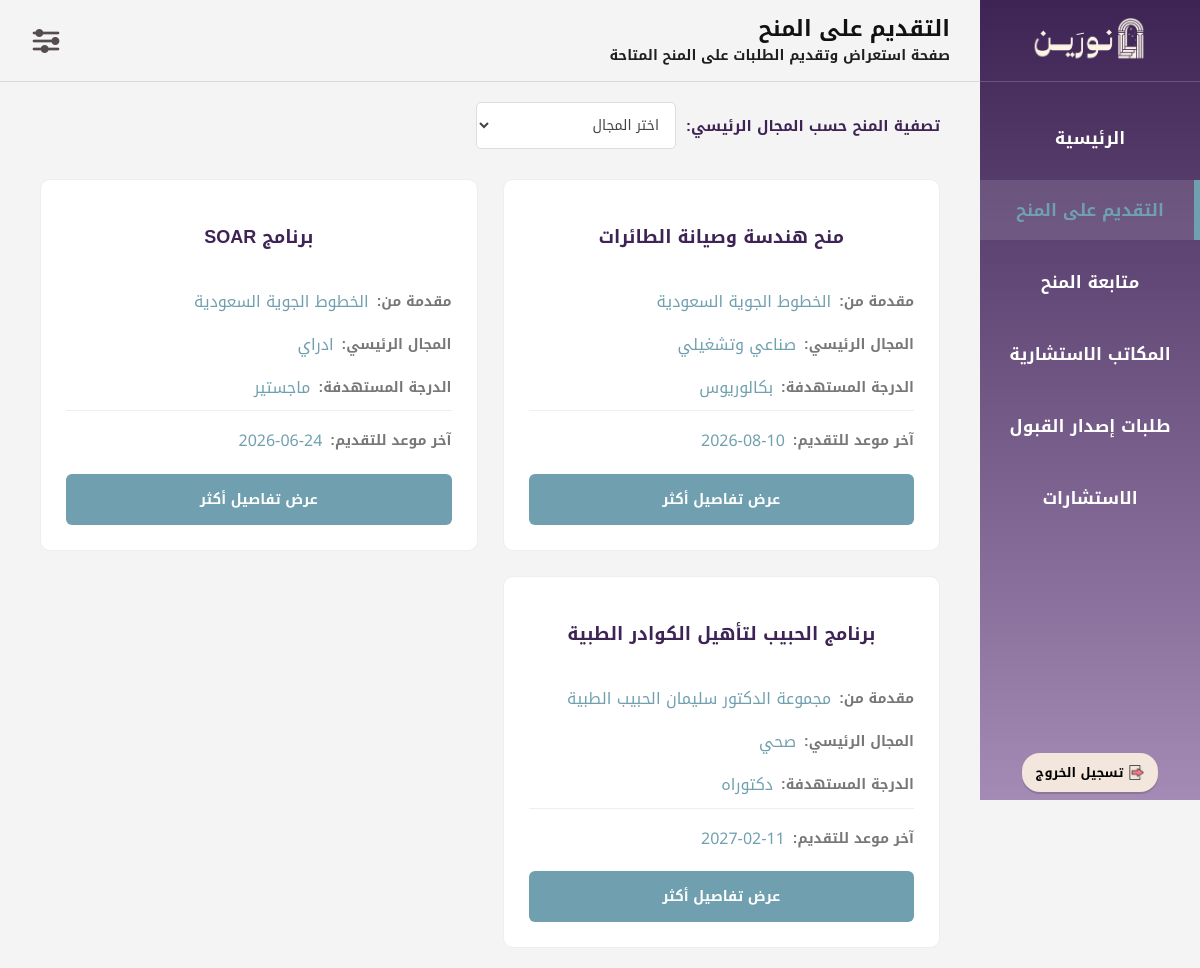
The app's page /Ben04_BrowseScholarships.php with its own data.
### tables this page shows
CREATE TABLE `scholarship_opps` (
  `scholarship_id` int(11) NOT NULL,
  `sch_field` enum('تقني وحوسبي','علوم طبيعية','صناعي وتشغيلي','ادراي','قانوني','اجتماعي وانساني','تصميمي','اقتصادي','إعلامي','بيئي','لوجيستي','صحي') NOT NULL,
  `inv_id` int(11) NOT NULL,
  `sch_name` varchar(100) NOT NULL,
  `requirements` text NOT NULL,
  `study_level` enum('بكالوريوس','ماجستير','دكتوراه') NOT NULL,
  `Specializations` text NOT NULL,
  `app_deadline` datetime NOT NULL
);

CREATE TABLE `investor` (
  `inv_id` int(11) NOT NULL,
  `ccr_number` varchar(255) NOT NULL,
  `email` varchar(255) NOT NULL,
  `inv_number` varchar(11) NOT NULL,
  `inv_name` varchar(255) NOT NULL,
  `password` varchar(255) NOT NULL,
  `approval_status` enum('بانتظار المراجعة','معتمد','مرفوض') NOT NULL DEFAULT 'بانتظار المراجعة',
  `account_status` enum('نشط','محظور') NOT NULL DEFAULT 'نشط'
);

### Ben04_BrowseScholarships.php (the view, shortened to what this page needs)
<?php
$conn = new mysqli("localhost", "root", "", "noreen");
$conn->set_charset("utf8mb4");
?>
<!DOCTYPE html>
<html lang="ar" dir="rtl">
<head>
<link rel="stylesheet" href="CSS01Layout.css?v=4">
</head>
<body>
<div class="layout">
    <aside class="sidebar">
        <div class="sidebar-top">
            <div class="sidebar-logo">
                <img src="شعار نورين.png" alt="نورين">
            </div>
            <ul class="sidebar-menu">
                <li><a href="Ben00_MainPage.php">الرئيسية</a></li>
                <li><a href="Ben04_BrowseScholarships.php" class="active">التقديم على المنح</a></li>
                <li><a href="Ben09_TrackScholarship.php">متابعة المنح</a></li>
                <li><a href="Ben013_ConsultingOffices.php">المكاتب الاستشارية</a></li>
                <li><a href="Ben16_AdmissionList.php">طلبات إصدار القبول</a></li>
                <li><a href="Ben19_Consultations.php">الاستشارات</a></li>
            </ul>
        </div>
        <div class="sidebar-bottom">
            <form action="logout.php" method="post">
                <button type="submit" class="logout-btn">
                    <img src="ايقونة تسجيل الخروج.png" class="logout-icon" alt="خروج">
                    <b>تسجيل الخروج</b>
                </button>
            </form>
        </div>
    </aside>
    <div class="main-content">
        <header class="header">
            <div class="page-heading">
                <div class="page-title">التقديم على المنح</div>
                <div class="page-description">
                    صفحة استعراض وتقديم الطلبات على المنح المتاحة
                </div>
            </div>
            <div class="header-icons">
                <div class="settings-dropdown">
                    <img src="ايقونة قائمة الاعدادات.png" class="menu-icon" alt="الإعدادات">
                </div>
            </div>
        </header>
        <div class="page">
            <form method="POST" class="filter-container">
                <div class="filter-label">
                    تصفية المنح حسب المجال الرئيسي:
                </div>
                <select name="sch_field" class="filter-select" onchange="this.form.submit()">
                    <option value="">اختر المجال</option>
                </select>
            </form>
            <div class="scholarships-grid">
                <?php
                $q = "
                    SELECT s.*, i.inv_name
                    FROM scholarship_opps s
                    LEFT JOIN investor i ON s.inv_id = i.inv_id
                    WHERE DATE(s.app_deadline) >= CURDATE()
                ";
                $res = $conn->query($q);
                while($row = $res->fetch_assoc()):
                    $provider = !empty($row['inv_name']) ? $row['inv_name'] : 'غير محدد';
                ?>
                <div class="s-card">
                    <div class="s-title">
                        <?php echo htmlspecialchars($row['sch_name']); ?>
                    </div>
                    <div class="s-content">
                        <div class="s-item">
                            <div class="s-lbl">
                                مقدمة من:
                            </div>
                            <div class="s-val">
                                <?php echo htmlspecialchars($provider); ?>
                            </div>
                        </div>
                        <div class="s-item">
                            <div class="s-lbl">
                                المجال الرئيسي:
                            </div>
                            <div class="s-val">
                                <?php echo htmlspecialchars($row['sch_field']); ?>
                            </div>
                        </div>
                        <div class="s-item">
                            <div class="s-lbl">
                                الدرجة المستهدفة:
                            </div>
                            <div class="s-val">
                                <?php echo htmlspecialchars($row['study_level']); ?>
                            </div>
                        </div>
                    </div>
                    <div class="s-divider"></div>
                    <div class="s-item s-deadline">
                        <div class="s-lbl">
                            آخر موعد للتقديم:
                        </div>
                        <div class="s-val">
                            <?php echo date("Y-m-d", strtotime($row['app_deadline'])); ?>
                        </div>
                    </div>
                    <a href="Ben05_ScholarshipDetails.php?id=<?php echo $row['scholarship_id']; ?>" class="btn-action">
                        عرض تفاصيل أكثر
                    </a>
                </div>
                <?php endwhile; ?>
            </div>
        </div>
    </div>
</div>
</body>
</html>

### CSS01Layout.css (style rules this page uses)
* { margin:0; padding:0; box-sizing:border-box; font-family:"Noto Kufi Arabic",sans-serif; text-decoration:none; }
body { background:#F4F4F4; direction:rtl; }
.layout { display:flex; min-height:100vh; }
.sidebar { width:220px; height:100vh; position:fixed; top:0; right:0; background:linear-gradient(to bottom,#3E2454,#A48BB5); color:#FFFFFF; display:flex; flex-direction:column; justify-content:space-between; z-index:1000; }
.sidebar-top { width:100%; }
.sidebar-logo { height:82px; display:flex; align-items:center; justify-content:center; border-bottom:1px solid rgba(255,255,255,0.18); }
.sidebar-logo img { width:120px; height:auto; object-fit:contain; }
.sidebar-menu { list-style:none; margin-top:26px; }
.sidebar-menu li { margin-bottom:12px; }
.sidebar-menu a { color:#FFFFFF; font-size:17px; font-weight:600; display:block; padding:14px 22px; text-align:center; transition:.25s; position:relative; }
.sidebar-menu a.active { color:#70A0AF; background:rgba(255,255,255,0.12); }
.sidebar-menu a.active::after { content:""; position:absolute; right:0; top:0; width:6px; height:100%; background:#70A0AF; }
.sidebar-bottom { padding:0 10px 8px; display:flex; justify-content:center; }
.logout-btn { background:#F3E6DD; border:none; border-radius:18px; padding:7px 14px; font-size:13px; cursor:pointer; display:flex; align-items:center; gap:6px; box-shadow:0 2px 1px rgba(0,0,0,0.15); transition:transform .3s, box-shadow .3s; }
.logout-icon { width:15px; height:15px; object-fit:contain; }
.main-content { margin-right:220px; width:calc(100% - 220px); min-height:100vh; display:flex; flex-direction:column; }
.header { min-height:82px; position:sticky; top:0; z-index:900; border-bottom:1px solid #d9d9d9; background:#F4F4F4; display:flex; flex-direction:row; align-items:center; justify-content:space-between; padding:10px 30px; }
.page-heading { display:flex; flex-direction:column; align-items:flex-end; justify-content:flex-start; text-align:right; }
.page-title { font-size:22px; font-weight:700; color:#111111; line-height:1.4; text-align:right; width:100%; }
.page-description { font-size:14px; font-weight:600; color:#1f1f1f; line-height:1.6; text-align:right; }
.header-icons { display:flex; align-items:center; }
.settings-dropdown { position:relative; display:inline-block; }
.settings-dropdown::after { content:""; position:absolute; top:100%; left:0; width:100%; height:10px; }
.menu-icon { width:32px; height:32px; cursor:pointer; display:block; object-fit:contain; }
.page { padding:30px; }

### Ben04_BrowseScholarships.php (style rules this page uses)
.page { padding:20px 40px; position:relative; }
.filter-container { display:flex; align-items:center; gap:10px; margin-bottom:30px; }
.filter-label { color:#3E2454; font-size:15px; font-weight:600; }
.filter-select { padding:8px 12px; border:1px solid #DDDDDD; border-radius:5px; font-size:14px; color:#444444; background:#FFFFFF; min-width:200px; }
.scholarships-grid { display:grid; grid-template-columns:repeat(auto-fill,minmax(360px,1fr)); gap:25px; align-items:stretch; }
.s-card { background:#FFFFFF; border-radius:10px; padding:25px; border:1px solid #EEEEEE; text-align:right; display:flex; flex-direction:column; height:100%; }
.s-title { color:#3E2454; font-size:18px; font-weight:700; line-height:1.8; min-height:65px; display:flex; align-items:center; justify-content:center; text-align:center; margin-bottom:18px; }
.s-content { display:flex; flex-direction:column; gap:14px; flex:1; }
.s-item { display:flex; align-items:flex-start; justify-content:flex-start; gap:8px; direction:rtl; text-align:right; }
.s-lbl { color:#777777; font-size:14px; font-weight:600; flex-shrink:0; }
.s-val { color:#70A0AF; font-size:16px; font-weight:500; line-height:1.8; text-align:right; direction:rtl; }
.s-divider { border-top:1px solid #EEEEEE; margin:8px 0 16px; }
.s-deadline { margin-top:auto; margin-bottom:18px; }
.btn-action { width:100%; background:#70A0AF; color:#FFFFFF; border:none; padding:12px; border-radius:6px; cursor:pointer; font-weight:600; text-decoration:none; text-align:center; display:block; font-size:14px; }

### records on screen
scholarship_opps: sch_name "منح هندسة وصيانة الطائرات", inv.inv_name "الخطوط الجوية السعودية", sch_field "صناعي وتشغيلي", study_level "بكالوريوس", app_deadline "2026-08-10"
scholarship_opps: sch_name "برنامج SOAR", inv.inv_name "الخطوط الجوية السعودية", sch_field "ادراي", study_level "ماجستير", app_deadline "2026-06-24"
scholarship_opps: sch_name "برنامج الحبيب لتأهيل الكوادر الطبية", inv.inv_name "مجموعة الدكتور سليمان الحبيب الطبية", sch_field "صحي", study_level "دكتوراه", app_deadline "2027-02-11"
